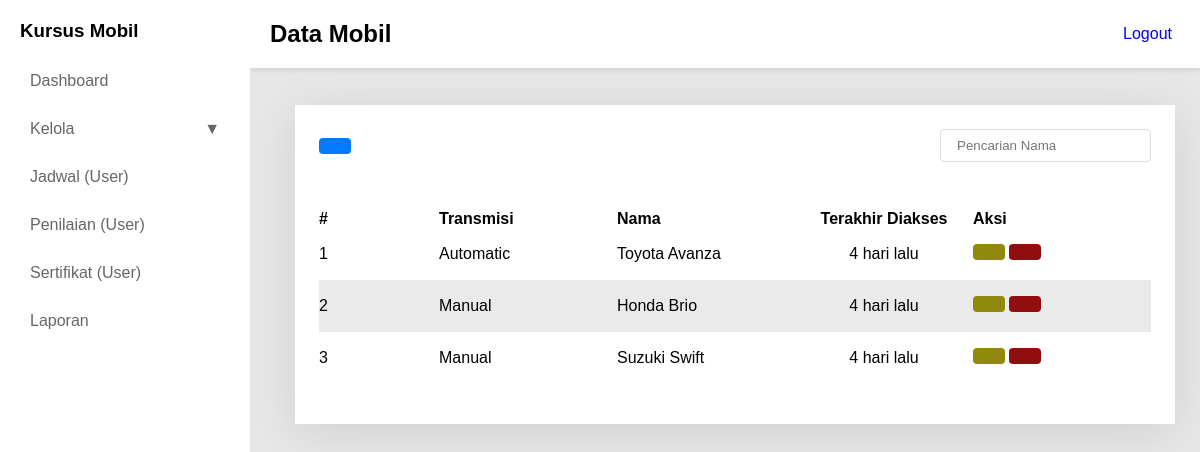
/cars/index.php, run on the app's committed database.
### tables this page shows
CREATE TABLE cars (
    id INT AUTO_INCREMENT PRIMARY KEY,
    name VARCHAR(50) NOT NULL,
    transmission ENUM('manual', "automatic") NOT NULL,
    status ENUM("active", "non-active") DEFAULT 'active',
    created_at TIMESTAMP DEFAULT CURRENT_TIMESTAMP
);

### components/time_ago.php (called while the page is built, shortened)
<?php
function timeAgo(string $datetime): string {
    $timestamp = strtotime($datetime);
    $diff = time() - $timestamp;
    $units = [
        31536000 => 'tahun',
        2592000  => 'bulan',
        604800   => 'minggu',
        86400    => 'hari',
        3600     => 'jam',
        60       => 'menit',
        1        => 'detik'
    ];
    foreach ($units as $seconds => $label) {
        $value = floor($diff / $seconds);
        if ($value >= 1) {
            return "$value $label lalu";
        }
    }
    return 'baru saja';
}

### cars/index.php (the view, shortened to what this page needs)
<!DOCTYPE html>
<html lang="en">
<head>
  <link rel="stylesheet" href="../assets/css/style.css" />
</head>
<body>
  <?php sidebar() ?>
  <div class="content">
    <?php labelSidebar("Data Mobil") ?>
    <div class="content-body">
      <div class="container">
        <div action="" class="inputBx">
          <button class="btn primary" onclick="openModal('createModal')"><ion-icon name="add"></ion-icon></button>
          <input type="text" id="searchInput" placeholder="Pencarian Nama">
        </div>
        <div class="dataTable">
          <table id="dataTable">
            <thead>
              <tr>
                <th width="120">#</th>
                <th>Transmisi</th>
                <th>Nama</th>
                <th style="text-align: center;">Terakhir Diakses</th>
                <th>Aksi</th>
              </tr>
            </thead>
            <?php
            include_once("../database/connect.php");
            $Cars = mysqli_query($connect, "SELECT * FROM Cars ORDER BY created_at DESC");
            ?>
            <tbody>
              <?php while ($car = mysqli_fetch_object($Cars)): ?>
                <tr>
                  <td><?= $car->id ?></td>
                  <td style="text-transform: capitalize"><?= $car->transmission ?></td>
                  <td><?= $car->name ?></td>
                  <td style="text-align: center;"><?= timeAgo($car->created_at) ?></td>
                  <td>
                    <a href="?edit=<?= $car->id ?>" class="btn warning"><ion-icon name="create-outline"></ion-icon></a>
                    <a href="?delete=<?= $car->id ?>" class="btn danger" onclick="return confirm('Yakin hapus?')"><ion-icon name="trash-bin-outline"></ion-icon></a>
                  </td>
                </tr>
              <?php endwhile ?>
            </tbody>
          </table>
        </div>
      </div>
    </div>
  </div>
</body>
</html>

### components/sidebar.php (shortened to what this page needs)
<?php function sidebar()
{ ?>
  <div class="sidebar">
    <div class="sidebar-action">
      <h3>Kursus Mobil</h3>
      <button class="toggle-btn" onclick="toggleSidebar()">
      </button>
    </div>
    <a href="../dashboard.php">Dashboard</a>
    <button class="dropdown" onclick="toggleDropdown()">Kelola <span>▼</span></button>
    <a href="#">Jadwal (User)</a>
    <a href="#">Penilaian (User)</a>
    <a href="#">Sertifikat (User)</a>
    <a href="#">Laporan</a>
  </div>
<?php } ?>

### components/label_sidebar.php (shortened to what this page needs)
<?php function labelSidebar($title)
{ ?>
  <div class='fixed-header'>
    <h2><?= $title ?></h2>
    <a href="../auth/logout.php" class="link">
      Logout
    </a>
  </div>
<?php } ?>

### assets/css/style.css (style rules this page uses)
* { margin: 0; padding: 0; box-sizing: border-box; font-family: "Inter Tight", sans-serif; }
a { display: inline-block; text-decoration: none; }
button { outline: none; border: none; display: flex; align-items: center; }
body { display: flex; flex-direction: row; background: #e7e7e7; }
.sidebar { width: 250px; height: 100vh; background: #fff; padding: 20px; position: fixed; transition: width 0.3s; overflow: hidden; z-index: 10; }
.sidebar a, .sidebar .dropdown { transition: 0.3s; opacity: 0.75; }
.sidebar h3 { transition: opacity 0.3s; }
.sidebar a { display: block; padding: 10px; color: #333; margin-bottom: 10px; }
.dropdown { cursor: pointer; padding: 10px; color: #333; background: none; border: none; width: 100%; text-align: left; font-size: 16px; display: flex; justify-content: space-between; margin-bottom: 10px; }
.sidebar-action { display: flex; justify-content: space-between; align-items: center; margin-bottom: 20px; }
.toggle-btn { background: transparent; color: 222; border: none; padding: 5px 10px; cursor: pointer; border-radius: 5px; font-size: 1.5em; }
.content { position: relative; margin-left: 270px; padding: 25px; width: calc(100% - 270px); transition: margin-left 0.3s; }
.fixed-header { position: fixed; top: 0; right: 0; width: calc(100% - 250px); background: white; padding: 20px; box-shadow: 0 2px 5px rgba(0, 0, 0, 0.1); display: flex; justify-content: space-between; }
.fixed-header .link { display: flex; align-items: center; gap: 8px; }
.content-body { margin-top: 80px; background: #fff; padding: 24px; box-shadow: 0px 8px 45px rgba(0, 0, 0, 0.1); }
.inputBx { width: 100%; display: flex; justify-content: space-between; align-items: center; margin-bottom: 48px; }
.btn { padding: 8px 16px; border-radius: 4px; transition: 0.5s; }
.primary { background: #007bff; color: #fff; }
.warning { background: #91880e; color: #fff; }
.danger { background: #910e0e; color: #fff; }
input { border: 1px solid #ddd; outline: none; padding: 8px 16px; border-radius: 4px; }
.dataTable { display: flex; }
table { width: 100%; border-collapse: collapse; table-layout: fixed; }
tr { text-align: left; }
td { padding: 16px 0; }
thead { padding: 16px; }
tr:nth-child(even) { background: #eaeaea; }
.dataTable { margin: 16px 0; position: relative; width: 100%; border-radius: 8px; }

### data on the page
cars: id "1", transmission "Automatic", name "Toyota Avanza", created_at "4 hari lalu"
cars: id "2", transmission "Manual", name "Honda Brio", created_at "4 hari lalu"
cars: id "3", transmission "Manual", name "Suzuki Swift", created_at "4 hari lalu"

### other printed values
$title "Data Mobil"
